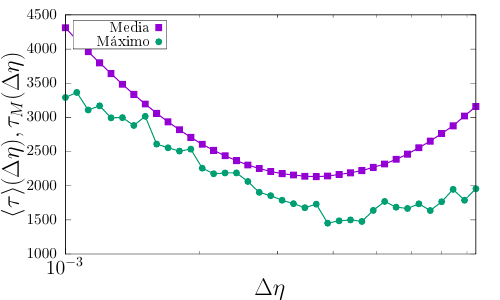

The script that saved this image:
set term cairolatex pdf standalone blacktext header '\usepackage{amsmath}'
 
set output 'time.tex'
set xlabel '\LARGE $\Delta\eta$'  
set ylabel '\LARGE $\langle \tau \rangle (\Delta\eta) , \tau_M (\Delta\eta)$' offset 0,0
set format x '\Large $10^{%L}$'
set log x
set key left box opaque samplen -1 width 3
set pointsize .7
binwidth=.05
bin(x,width)=width*floor(x/width)

plot 'medias.dsf' u 1:($2) t 'Media' w lp lc 1 pt 5 lw 3,\
     'mediasfirstgroup.dsf' u 1:($2) t 'Máximo' w lp lc 2 pt 7 lw 3,
     
